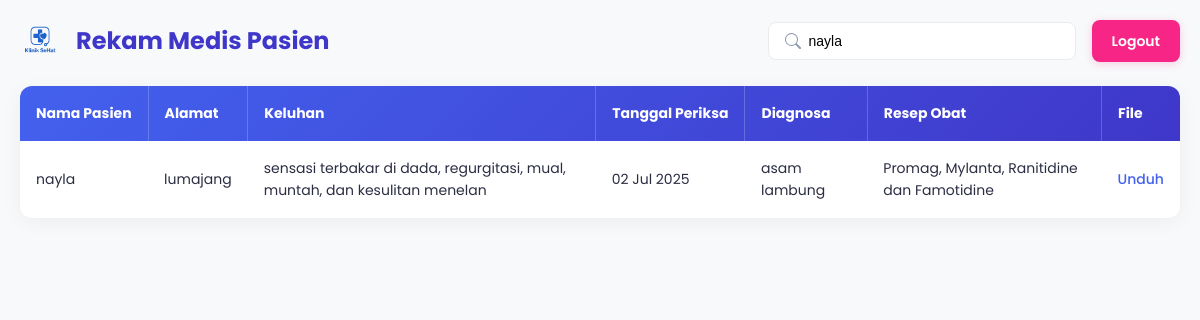
/pages/rekam_medis.php?kata_cari=nayla, run on the app's committed database.
### tables this page shows
CREATE TABLE `rekam_medis` (
  `id` int(11) NOT NULL,
  `nama` varchar(100) NOT NULL,
  `alamat` varchar(255) NOT NULL,
  `keluhan` text DEFAULT NULL,
  `tanggal_periksa` date NOT NULL,
  `diagnosa` text DEFAULT NULL,
  `resep_obat` varchar(200) DEFAULT NULL,
  `file_upload` varchar(255) DEFAULT NULL
);

### pages/rekam_medis.php (the view, shortened to what this page needs)
<!DOCTYPE html>
<html lang="id">
<head>
</head>
<body>
<main class="container">
    <header class="page-header">
        <div class="header-title-group">
            <img src="assets/logo.png" alt="Logo Klinik Sehat" class="logo-img"
                 onerror="this.style.display='none'">
            <h1 class="page-title">Rekam Medis Pasien</h1>
        </div>
        <div class="header-actions">
            <form method="get" class="search-form">
                <input type="text" name="kata_cari" class="search-input"
                       placeholder="Cari pasien..."
                       value="<?= isset($_GET['kata_cari']) ? htmlspecialchars($_GET['kata_cari']) : '' ?>">
            </form>
            <a href="index.php?page=logout" class="btn logout-btn">Logout</a>
        </div>
    </header>
    <?php
    include('config/koneksi.php');
    if (isset($_GET['kata_cari']) && !empty($_GET['kata_cari'])) {
        $kata_cari = $_GET['kata_cari'];
        $query_param = "%" . $kata_cari . "%";
        $stmt = mysqli_prepare($koneksi, "SELECT * FROM rekam_medis WHERE nama LIKE ? OR alamat LIKE ? OR keluhan LIKE ? OR diagnosa LIKE ? ORDER BY id DESC");
        mysqli_stmt_bind_param($stmt, "ssss", $query_param, $query_param, $query_param, $query_param);
        mysqli_stmt_execute($stmt);
        $result = mysqli_stmt_get_result($stmt);
    } else {
        $query = "SELECT * FROM rekam_medis ORDER BY id DESC";
        $result = mysqli_query($koneksi, $query);
    }
    ?>
    <div class="table-container">
        <table>
            <thead>
                <tr>
                    <th>Nama Pasien</th>
                    <th>Alamat</th>
                    <th>Keluhan</th>
                    <th>Tanggal Periksa</th>
                    <th>Diagnosa</th>
                    <th>Resep Obat</th>
                    <th>File</th>
                </tr>
            </thead>
            <tbody>
                <?php
                if ($result && mysqli_num_rows($result) > 0) {
                    while($row = mysqli_fetch_assoc($result)) {
                ?>
                        <tr>
                            <td><?= htmlspecialchars($row['nama']); ?></td>
                            <td><?= htmlspecialchars($row['alamat']); ?></td>
                            <td><?= htmlspecialchars($row['keluhan']); ?></td>
                            <td><?= date('d M Y', strtotime($row['tanggal_periksa'])); ?></td>
                            <td><?= htmlspecialchars($row['diagnosa']); ?></td>
                            <td><?= htmlspecialchars($row['resep_obat']); ?></td>
                            <td>
                                <?php if (!empty($row['file_upload'])): ?>
                                    <a href="uploads/<?= htmlspecialchars($row['file_upload']); ?>" class="download-link" target="_blank">Unduh</a>
                                <?php else: ?>
                                    <span style="color: var(--text-light);">-</span>
                                <?php endif; ?>
                            </td>
                        </tr>
                <?php
                    }
                }
                ?>
            </tbody>
        </table>
    </div>
</main>
</body>
</html>

### pages/rekam_medis.php (style rules this page uses)
:root { --primary: #4361ee; --primary-light: #4895ef; --primary-dark: #3f37c9; --danger: #f72585; --danger-dark: #c9184a; --text: #2b2d42; --text-light: #6c757d; --bg: #f8f9fa; --card-bg: #ffffff; --border: #e9ecef; --border-light: #f1f3f5; }
body { font-family: 'Poppins', 'Segoe UI', Roboto, sans-serif; background-color: var(--bg); color: var(--text); line-height: 1.6; margin: 0; }
.container { padding: 20px; max-width: 1200px; margin: 0 auto; }
.page-header { display: flex; justify-content: space-between; align-items: center; flex-wrap: wrap; gap: 20px; margin-bottom: 24px; }
.header-title-group { display: flex; align-items: center; gap: 16px; }
.logo-img { height: 40px; width: auto; }
.page-title { font-size: 24px; font-weight: 700; color: var(--primary-dark); margin: 0; }
.header-actions { display: flex; align-items: center; flex-wrap: wrap; gap: 16px; }
.search-form { position: relative; }
.search-input { width: 250px; padding: 10px 16px 10px 40px; border: 1px solid var(--border); border-radius: 8px; font-size: 14px; transition: all 0.3s ease; background-color: white; background-repeat: no-repeat; background-position: 16px center; background-size: 16px; }
.btn { color: white; padding: 10px 20px; border-radius: 8px; text-decoration: none; font-weight: 600; font-size: 14px; display: inline-flex; align-items: center; gap: 8px; transition: all 0.3s ease; border: none; cursor: pointer; }
.logout-btn { background: var(--danger); box-shadow: 0 2px 8px rgba(247, 37, 133, 0.2); }
.table-container { background: var(--card-bg); border-radius: 12px; box-shadow: 0 4px 20px rgba(0, 0, 0, 0.05); overflow: hidden; overflow-x: auto; }
table { width: 100%; border-collapse: collapse; min-width: 900px; }
thead { background: linear-gradient(135deg, var(--primary), var(--primary-dark)); color: white; }
th, td { padding: 16px; text-align: left; vertical-align: middle; font-size: 14px; white-space: nowrap; }
th:not(:last-child) { border-right: 1px solid rgba(255, 255, 255, 0.2); }
tbody tr { border-bottom: 1px solid var(--border-light); transition: background-color 0.2s ease; }
tbody tr:last-child { border-bottom: none; }
td { white-space: normal; }
.download-link { color: var(--primary); text-decoration: none; font-weight: 500; transition: color 0.2s; }

### data on the page
rekam_medis: nama "nayla", alamat "lumajang", keluhan "sensasi terbakar di dada, regurgitasi, mual, muntah, dan kesulitan menelan", tanggal_periksa "02 Jul 2025", diagnosa "asam lambung", resep_obat "Promag, Mylanta, Ranitidine dan Famotidine"
